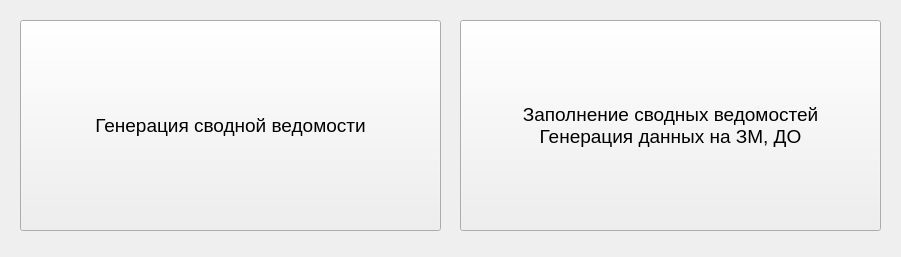
<?xml version="1.0" encoding="UTF-8"?>
<ui version="4.0">
 <class>Form</class>
 <widget class="QWidget" name="Form">
  <property name="geometry">
   <rect>
    <x>0</x>
    <y>0</y>
    <width>901</width>
    <height>257</height>
   </rect>
  </property>
  <property name="windowTitle">
   <string>Form</string>
  </property>
  <widget class="QPushButton" name="pb_SVZMDO">
   <property name="geometry">
    <rect>
     <x>460</x>
     <y>20</y>
     <width>421</width>
     <height>211</height>
    </rect>
   </property>
   <property name="font">
    <font>
     <pointsize>14</pointsize>
    </font>
   </property>
   <property name="text">
    <string>Заполнение сводных ведомостей
Генерация данных на ЗМ, ДО</string>
   </property>
  </widget>
  <widget class="QPushButton" name="pb_UP">
   <property name="geometry">
    <rect>
     <x>20</x>
     <y>20</y>
     <width>421</width>
     <height>211</height>
    </rect>
   </property>
   <property name="font">
    <font>
     <pointsize>14</pointsize>
    </font>
   </property>
   <property name="text">
    <string>Генерация сводной ведомости</string>
   </property>
  </widget>
 </widget>
 <resources/>
 <connections/>
</ui>
